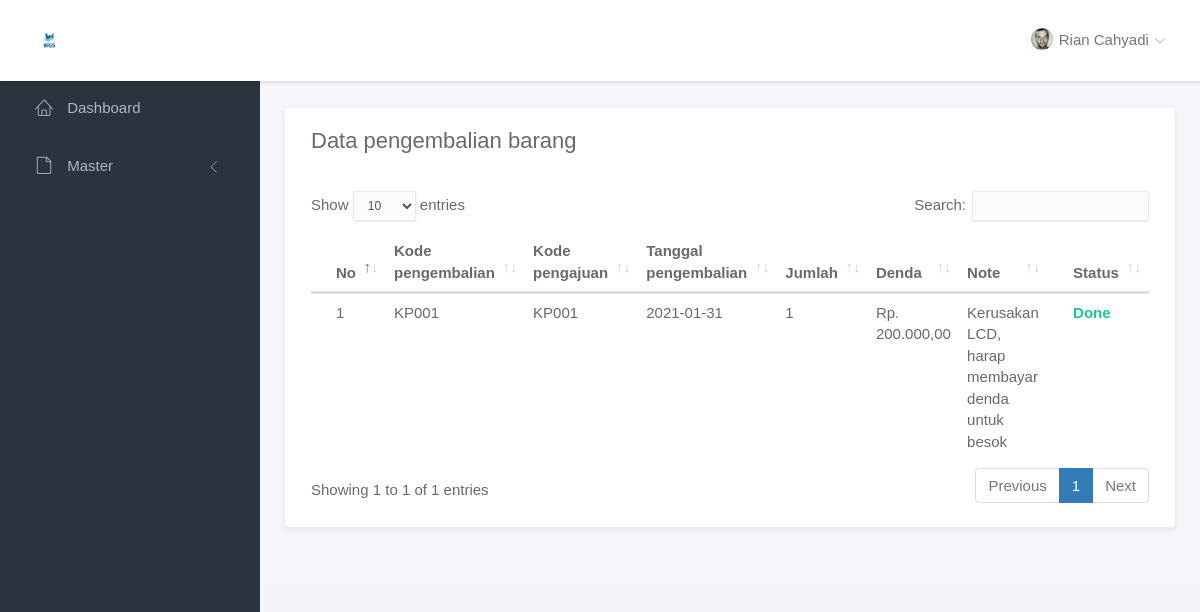
/view/dashboard_pengembalian.php (signed in), run on the app's committed database.
### tables this page shows
CREATE TABLE `tbl_pengembalian` (
  `id_pengembalian` int(11) NOT NULL,
  `kode_pengembalian` varchar(10) NOT NULL,
  `tgl_pengembalian` date NOT NULL,
  `jumlah` int(11) NOT NULL,
  `denda` double NOT NULL,
  `note_pengembalian` text NOT NULL,
  `status` enum('Done') NOT NULL,
  `created_date` timestamp NOT NULL DEFAULT current_timestamp() ON UPDATE current_timestamp(),
  `kode_pengajuan` varchar(10) NOT NULL
);

CREATE TABLE `tbl_pengajuan` (
  `id_pengajuan` int(11) NOT NULL,
  `rencana_tgl_peminjaman` date NOT NULL,
  `rencana_tgl_pengambilan` date NOT NULL,
  `rencana_tgl_pengembalian` date NOT NULL,
  `jumlah` int(11) NOT NULL,
  `note_pengajuan` text NOT NULL,
  `status` enum('Wait','Done','On Progress') NOT NULL,
  `kode_barang` varchar(10) NOT NULL,
  `kode_karyawan` varchar(10) NOT NULL,
  `kode_pengajuan` varchar(10) NOT NULL
);

### controller/all_controller.php (called while the page is built, shortened)
<?php
    $conn = mysqli_connect("localhost", "root", "", "db_kp");
    class AllController {
        function getPengembalian($column, $where) {
            global $conn;
            $sql        = "SELECT * FROM tbl_pengembalian INNER JOIN tbl_pengajuan ON tbl_pengembalian.kode_pengajuan = tbl_pengajuan.kode_pengajuan WHERE tbl_pengajuan.kode_karyawan = '$where'";
            $result     = mysqli_query($conn, $sql);
            $row        = mysqli_num_rows($result);
            $item       = [];
            if ($row > 0) {
                while ( $data = mysqli_fetch_assoc($result) ) {
                    $item[] = array(
                        'id'                        => $data['id_pengembalian'],
                        'kode_pengembalian'         => $data['kode_pengembalian'],
                        'tgl_pengembalian'          => $data['tgl_pengembalian'],
                        'jumlah'                    => $data['jumlah'],
                        'denda'                     => $data['denda'],
                        'note_pengembalian'         => $data['note_pengembalian'],
                        'status'                    => $data['status'],
                        'kode_pengajuan'            => $data['kode_pengajuan'],
                    );
                }
                $respon = array(
                    'message'   => "Success",
                    'status'    => 200,
                    'item'      => $item
                );
                return $respon;
            }
        }
    }
?>

### view/dashboard_pengembalian.php (the view, shortened to what this page needs)
<?php
    require "../controller/all_controller.php";
	$allController = new AllController();
?>
<!doctype html>
<html lang="en">
<head>
	<link rel="stylesheet" href="../assets/vendor/bootstrap/css/bootstrap.min.css">
	<link rel="stylesheet" href="../assets/vendor/font-awesome/css/font-awesome.min.css">
	<link rel="stylesheet" href="../assets/vendor/linearicons/style.css">
	<link rel="stylesheet" href="../assets/vendor/chartist/css/chartist-custom.css">
	<link rel="stylesheet" href="../assets/css/main.css">
	<link rel="stylesheet" href="../assets/css/demo.css">
	<link rel="stylesheet" href="../assets/css/dataTables.bootstrap4.min.css">
</head>
<body>
	<div id="wrapper">
		<nav class="navbar navbar-default navbar-fixed-top">
			<div class="brand">
				<a href="dashboard.php"><img src="../assets/img/logo-wgs.jpeg" width="21" height="21" class="img-responsive logo"></a>
			</div>
			<div class="container-fluid">
				<div id="navbar-menu">
					<ul class="nav navbar-nav navbar-right">
						<li class="dropdown">
							<a href="#" class="dropdown-toggle" data-toggle="dropdown"><img src="../assets/img/user.png" class="img-circle" alt="Avatar"> <span><?= $_SESSION['nama']; ?></span> <i class="icon-submenu lnr lnr-chevron-down"></i></a>
						</li>
					</ul>
				</div>
			</div>
		</nav>
		<div id="sidebar-nav" class="sidebar">
			<div class="sidebar-scroll">
				<nav>
					<ul class="nav">
						<li><a href="dashboard.php"><i class="lnr lnr-home"></i> <span>Dashboard</span></a></li>
						<li>
							<a href="#subPages" data-toggle="collapse" class="collapsed"><i class="lnr lnr-file-empty"></i> <span>Master</span> <i class="icon-submenu lnr lnr-chevron-left"></i></a>
						</li>
					</ul>
				</nav>
			</div>
		</div>
		<div class="main">
			<div class="main-content">
				<div class="container-fluid">
					<div class="panel panel-headline">
						<div class="panel-heading">
							<h3 class="panel-title">Data pengembalian barang</h3>
						</div>
						<div class="panel-body">
                            <table class="table table-hover" id="example">
								<thead>
									<tr>
                                        <th>No</th>
                                        <th>Kode pengembalian</th>
										<th>Kode pengajuan</th>
                                        <th>Tanggal pengembalian</th>
                                        <th>Jumlah</th>
                                        <th>Denda</th>
                                        <th>Note</th>
                                        <th>Status</th>
								    </tr>
								</thead>
								<tbody>
									<?php
										$sess = $_SESSION['kode'];
                                        $dataPengajuan = $allController->getPengembalian("kode_pengajuan", $sess);
										$no = 1;
										if (is_array($dataPengajuan)):
											foreach ($dataPengajuan['item'] as $key => $row):
                                    ?>
									<tr>
										<td><?= $no++; ?></td>
										<td><?= $row['kode_pengembalian']; ?></td>
										<td><?= $row['kode_pengajuan']; ?></td>
										<td><?= $row['tgl_pengembalian']; ?></td>
										<td><?= $row['jumlah']; ?></td>
										<td>Rp. <?= number_format($row['denda'], 2, ',', '.'); ?></td>
										<td><?= $row['note_pengembalian']; ?></td>
										<td><b style='color: #1cc88a;'><?= $row['status']; ?></b></td>
									</tr>
									<?php endforeach ?>
									<?php endif ?>
								</tbody>
							</table>
						</div>
					</div>
				</div>
			</div>
		</div>
	</div>
</body>
</html>

### assets/css/main.css (style rules this page uses)
html { position: relative; min-height: 100%; }
body { background-color: #F3F5F8; font-family: "Source Sans Pro", sans-serif; font-size: 15px; color: #676a6d; }
a { color: #3287B2; }
th { font-weight: 600; }
#wrapper .sidebar { -webkit-transition: all 0.3s ease-in-out; -moz-transition: all 0.3s ease-in-out; -ms-transition: all 0.3s ease-in-out; -o-transition: all 0.3s ease-in-out; transition: all 0.3s ease-in-out; width: 260px; height: 100%; float: left; background-color: #2B333E; position: fixed; left: 0; }
#wrapper .main { -webkit-transition: all 0.3s ease-in-out; -moz-transition: all 0.3s ease-in-out; -ms-transition: all 0.3s ease-in-out; -o-transition: all 0.3s ease-in-out; transition: all 0.3s ease-in-out; width: calc(100% - 260px); left: 0; position: relative; float: right; background-color: #f5f5fa; }
#wrapper #sidebar-nav, #wrapper .main { padding-top: 80px; }
.main-content { padding: 28px 10px; }
.navbar-default { -webkit-transition: all 0.3s ease-in-out; -moz-transition: all 0.3s ease-in-out; -ms-transition: all 0.3s ease-in-out; -o-transition: all 0.3s ease-in-out; transition: all 0.3s ease-in-out; -moz-box-shadow: 1px 2px 3px rgba(0, 0, 0, 0.1); -webkit-box-shadow: 1px 2px 3px rgba(0, 0, 0, 0.1); box-shadow: 1px 2px 3px rgba(0, 0, 0, 0.1); -webkit-border-radius: 0; -moz-border-radius: 0; border-radius: 0; padding: 0; margin: 0; border: none; background-color: #fff; }
.navbar-default .brand { float: left; padding: 30px 39px; background-color: #fff; }
.navbar-nav>li>a { padding: 28px 20px; }
.navbar-nav>li>a>i { font-size: 22px; margin-right: 2px; vertical-align: middle; }
.navbar-nav>li>a>i.icon-submenu { margin-left: 2px; margin-right: 0; font-size: 10px; position: relative; top: 2px; }
.navbar-nav>li>a>span { position: relative; top: 2px; }
.navbar-nav>li>a img { width: 22px; margin-right: 2px; }
@media screen and (min-width: 768px) { .navbar-nav.navbar-right { margin-right: 0; } }
.sidebar { z-index: 9; }
.sidebar .nav>li>a { padding: 18px 30px; color: #AEB7C2; border-left: 5px solid transparent; }
.sidebar .nav>li>a[data-toggle="collapse"] .icon-submenu { display: inline-block; vertical-align: middle; *vertical-align: auto; *zoom: 1; *display: inline; -webkit-transition: all 0.2s ease-out; -moz-transition: all 0.2s ease-out; -ms-transition: all 0.2s ease-out; -o-transition: all 0.2s ease-out; transition: all 0.2s ease-out; float: right; position: relative; top: 5px; font-size: 12px; line-height: 1.1; -moz-transform: rotate(-90deg); -ms-transform: rotate(-90deg); -webkit-transform: rotate(-90deg); transform: rotate(-90deg); }
.sidebar .nav>li>a[data-toggle="collapse"].collapsed .icon-submenu { -moz-transform: rotate(0deg); -ms-transform: rotate(0deg); -webkit-transform: rotate(0deg); transform: rotate(0deg); }
.sidebar .nav i { margin-right: 10px; font-size: 18px; }
.sidebar .nav span { -webkit-transition: all 0.3s ease-in-out; -moz-transition: all 0.3s ease-in-out; -ms-transition: all 0.3s ease-in-out; -o-transition: all 0.3s ease-in-out; transition: all 0.3s ease-in-out; position: relative; top: -2px; }
.panel { -webkit-border-radius: 3px; -moz-border-radius: 3px; border-radius: 3px; -moz-box-shadow: 0 2px 6px rgba(0, 0, 0, 0.08); -webkit-box-shadow: 0 2px 6px rgba(0, 0, 0, 0.08); box-shadow: 0 2px 6px rgba(0, 0, 0, 0.08); background-color: #fff; margin-bottom: 30px; }
.panel .panel-heading, .panel .panel-body, .panel .panel-footer { padding-left: 25px; padding-right: 25px; }
.panel .panel-heading { padding-top: 20px; padding-bottom: 20px; position: relative; }
.panel .panel-heading .panel-title { margin: 0; font-size: 18px; font-weight: 300; }
.panel .panel-body { padding-top: 10px; padding-bottom: 15px; }
.panel.panel-headline .panel-heading { border-bottom: none; }
.panel.panel-headline .panel-heading .panel-title { margin-bottom: 8px; font-size: 22px; font-weight: normal; }
.panel .table>thead>tr>td:first-child, .panel .table>thead>tr>th:first-child, .panel .table>tbody>tr>td:first-child, .panel .table>tbody>tr>th:first-child, .panel .table>tfoot>tr>td:first-child, .panel .table>tfoot>tr>th:first-child { padding-left: 25px; }
.panel .table>thead>tr>td:last-child, .panel .table>thead>tr>th:last-child, .panel .table>tbody>tr>td:last-child, .panel .table>tbody>tr>th:last-child, .panel .table>tfoot>tr>td:last-child, .panel .table>tfoot>tr>th:last-child { padding-left: 25px; }

### data on the page
tbl_pengembalian: kode_pengembalian "KP001", tbl_pengajuan.kode_pengajuan "KP001", tgl_pengembalian "2021-01-31", tbl_pengajuan.jumlah "1", denda "200.000,00", note_pengembalian "Kerusakan LCD, harap membayar denda untuk besok", tbl_pengajuan.status "Done"

### other printed values
$_SESSION['nama'] "Rian Cahyadi"
